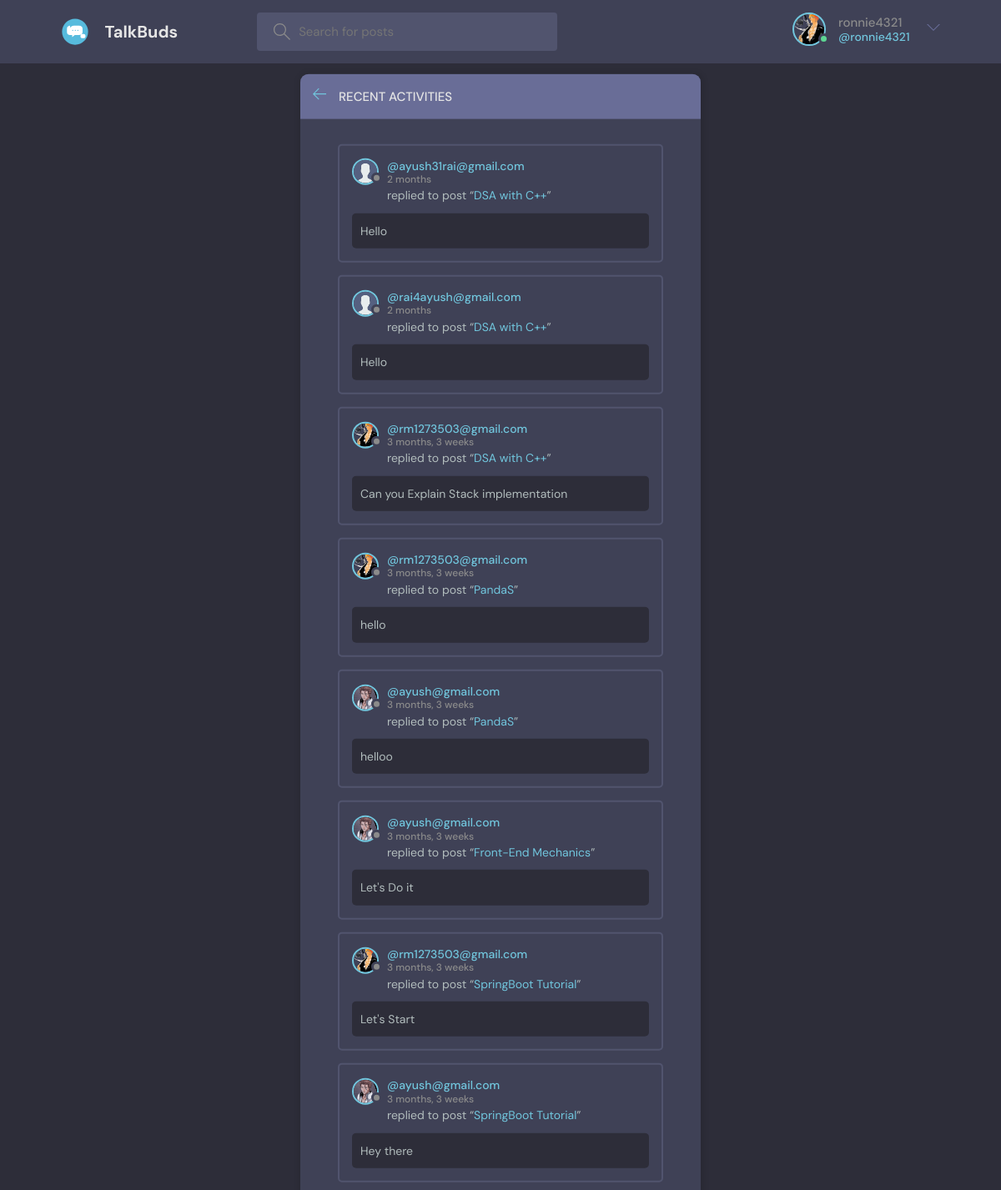
The page /activity/ (signed in) on the database its author committed.
### base/models.py (models this page shows, shortened)
class User(AbstractUser):
    name = models.CharField(max_length=200,null=True)
    email = models.EmailField(unique=True, null=True)
    bio = models.TextField(null=True)
    avatar = models.ImageField(null=True,default="avatar.svg")
    USERNAME_FIELD = 'email'
    REQUIRED_FIELDS = ['username']

class message(models.Model):
    user = models.ForeignKey(User,on_delete=models.CASCADE)
    room = models.ForeignKey(Room, on_delete=models.CASCADE)
    body = models.TextField()
    updated = models.DateTimeField(auto_now= True)
    created = models.DateTimeField(auto_now_add= True)
    class Meta:
        ordering = ['-updated','-created']

class Room(models.Model):
    host = models.ForeignKey(User, on_delete= models.SET_NULL, null= True)
    topic = models.ForeignKey(Topic, on_delete= models.SET_NULL, null= True)
    name = models.CharField(max_length=200)
    description = models.TextField(null=True, blank=True)
    participants = models.ManyToManyField(User,related_name='particpants',blank='True')
    updated = models.DateTimeField(auto_now= True)
    created = models.DateTimeField(auto_now_add= True)
    class Meta:
        ordering = ['-updated','-created']
    def __str__(self):
        return self.name

### base/views.py (the view)
# urls.py: path('activity/',Activity,name="activity"),
def Activity(request):
    q = request.GET.get('q') if request.GET.get('q') != None else ''
    rooms = Room.objects.filter(
        Q(topic__name__icontains=q) |
        Q(name__icontains=q) |
        Q(description__icontains=q)
    )
    topics = Topic.objects.all()
    chats = message.objects.all()
    context = {'rooms' : rooms,'topics' : topics, 'chats' : chats}
    return render(request,'base/activity.html',context)

### base/templates/base/activity.html
{%extends 'main.html'%}
{%block content%}
<main class="layout">
    <div class="container">
      <div class="layout__box">
        <div class="layout__boxHeader">
          <div class="layout__boxTitle">
            <a href="{% url 'home' %}">
              <svg version="1.1" xmlns="http://www.w3.org/2000/svg" width="32" height="32" viewBox="0 0 32 32">
                <title>arrow-left</title>
                <path
                  d="M13.723 2.286l-13.723 13.714 13.719 13.714 1.616-1.611-10.96-10.96h27.625v-2.286h-27.625l10.965-10.965-1.616-1.607z"
                ></path>
              </svg>
            </a>
            <h3>Recent Activities</h3>
          </div>
        </div>
        <div class="activities-page layout__body">
            {% for chat in chats %}
            <div class="activities__box">
              <div class="activities__boxHeader roomListRoom__header">
                <a href="{% url 'profile' chat.user.id %}" class="roomListRoom__author">
                  <div class="avatar avatar--small">
                    <img src="{{chat.user.avatar.url}}" />
                  </div>
                  <p>
                    @{{chat.user}}
                    <span>{{chat.created|timesince}}</span>
                  </p>
                </a>
              </div>
              <div class="activities__boxContent">
                <p>replied to post “<a href="{% url 'room' chat.room.id %}">{{chat.room}}</a>”</p>
                <div class="activities__boxRoomContent">
                    {{chat.body}}
                </div>
              </div>
            </div>
            {% endfor %}
        </div>
      </div>
    </div>
  </main>
  {% endblock %}

### templates/navbar.html (shortened to what this page needs)
{% load static %}
<header class="header header--loggedIn">
    <div class="container">
        <a href="{% url 'home' %}" class="header__logo">
            <img src="{% static 'images/logos.svg' %}" />
            <h1>TalkBuds</h1>
        </a>
        <form class="header__search" method="GET" action="{% url 'home' %}">
            <label>
                <input name="q" placeholder="Search for posts" />
            </label>
        </form>
        <nav class="header__menu">
            {% if request.user.is_authenticated %}
            <div class="header__user">
                <a href="{% url 'profile' request.user.id %}">
                    <div class="avatar avatar--medium active">
                        <img src="{{request.user.avatar.url}}" />
                    </div>
                    <p>{{request.user.username}} <span>@{{request.user.username}}</span></p>
                </a>
                <button class="dropdown-button">
                    <svg version="1.1" xmlns="http://www.w3.org/2000/svg" width="32" height="32" viewBox="0 0 32 32">
                        <title>chevron-down</title>
                        <path d="M16 21l-13-13h-3l16 16 16-16h-3l-13 13z"></path>
                    </svg>
                </button>
            </div>
            {% else %}
            <a href="{% url 'login' %}">
                <img src="{% static 'images/avatar.svg' %}" />
                <p>Login</p>
            </a>
            {% endif %}
        </nav>
    </div>
</header>

### static/styles/style.css (style rules this page uses)
:root { --color-main: #71c6dd; --color-main-light: #e1f6fb; --color-dark: #3f4156; --color-dark-medium: #51546e; --color-dark-light: #696d97; --color-light: #e5e5e5; --color-gray: #8b8b8b; --color-light-gray: #b2bdbd; --color-bg: #2d2d39; --color-success: #5dd693; --color-error: #fc4b0b; }
* { font-family: "DM Sans", -apple-system, BlinkMacSystemFont, "Segoe UI", Roboto, Oxygen, Ubuntu, Cantarell, "Open Sans", "Helvetica Neue", sans-serif; margin: 0; padding: 0; box-sizing: border-box; text-rendering: optimizeLegibility; font-size: inherit; }
html { font-size: 56.25%; }
@media only screen and (min-width: 1200px) { html { font-size: 62.5%; } }
body { line-height: 1.6; font-weight: 400; font-size: 1.5rem; color: var(--color-light-gray); background-color: var(--color-bg); min-height: 100vh; }
img { width: 100%; }
a { display: inline-block; color: var(--color-main); text-decoration: none; }
.container { max-width: 120rem; width: 90%; margin: auto; }
.avatar { position: relative; display: inline-block; border-radius: 50%; border: 2px solid var(--color-main); }
.avatar img { display: block; border-radius: 50%; object-fit: cover; object-position: center; }
.avatar::after { content: ""; display: block; position: absolute; background-color: var(--color-gray); z-index: 111; border-radius: 50%; border: 0.3rem solid var(--color-dark); }
.avatar.active::after { background-color: var(--color-success); }
.avatar.avatar--small img { width: 2.8rem; height: 2.8rem; }
.avatar.avatar--small:after { width: 0.7rem; height: 0.7rem; bottom: 0px; right: -6px; }
.avatar.avatar--medium img { width: 3.6rem; height: 3.6rem; border-radius: 50%; }
.avatar.avatar--medium:after { width: 0.7rem; height: 0.7rem; bottom: 0px; right: -6px; }
.header { padding: 1.5rem; background-color: var(--color-dark); }
.header > .container { display: flex; gap: 9.5rem; }
.header__logo, .header__user { display: flex; gap: 2rem; align-items: center; }
.header__logo > img { height: 3.2rem; width: 3.2rem; }
.header__logo > h1 { font-weight: 700; font-size: 2rem; color: var(--color-light); }
.header__search > label { background-color: var(--color-dark-medium); padding: 1.3rem 1rem; display: flex; align-items: center; gap: 1rem; border-radius: 4px; }
.header__search svg { fill: var(--color-gray); width: 2rem; height: 2rem; margin-left: 1rem; }
.header__search input { width: 30rem; background: transparent; border: none; outline: none; color: var(--color-light); }
.header__menu { margin-left: auto; position: relative; }
.header__menu a { display: flex; gap: 1.5rem; align-items: center; font-weight: 500; text-decoration: none; color: var(--color-gray); }
.header__menu img { height: 3.6rem; }
.header__menu p { line-height: 1.2; }
.header__menu span { color: var(--color-main); font-weight: 500; font-size: 1.4rem; display: block; }
.header__menu svg { width: 1.6rem; height: 1.6rem; fill: var(--color-dark-light); }
.dropdown-button { background: transparent; border: 0; outline: 0; cursor: pointer; }
.layout { margin-top: 2.4rem; }
.layout > .container { display: flex; justify-content: space-between; align-items: flex-start; }
.layout__box { width: 90%; max-width: 48rem; min-height: 40rem; position: absolute; top: 50%; left: 50%; transform: translate(-50%, -46%); background-color: var(--color-dark); border-radius: 1rem; box-shadow: 1px 1px 6px 3px rgba(0, 0, 0, 0.1); overflow: hidden; }
.layout__boxHeader { display: flex; padding: 1.5rem; background-color: var(--color-dark-light); }
.layout__boxTitle { display: flex; gap: 1.5rem; align-items: center; }
.layout__boxTitle h3 { text-transform: uppercase; font-weight: 500; color: var(--color-light); }
.layout__boxTitle svg { width: 1.6rem; height: 1.6rem; fill: var(--color-main); }
.layout__body { margin: 3rem; }
.roomListRoom__header { display: flex; justify-content: space-between; align-items: center; }
.roomListRoom__author { font-weight: 500; display: flex; align-items: center; gap: 1rem; }
.activities__box { margin: 1.5rem; padding: 1.5rem; border: 2px solid var(--color-dark-medium); border-radius: 5px; }
.activities__boxHeader p { font-size: 1.4rem; line-height: 1.3; }
.activities__boxHeader p span { color: var(--color-gray); font-size: 1.2rem; display: block; }
.activities__boxContent { margin-left: 4.2rem; }
.activities__boxContent { font-size: 1.4rem; }
.activities__boxRoomContent { background: var(--color-bg); padding: 1rem; border-radius: 5px; margin-top: 1rem; margin-left: -4.2rem; }

### rows shown on the page
User: user.avatar (picture), user.username "ronnie4321"
message: user.avatar (placeholder picture), user "ayush31rai@gmail.com", created "2 months", room "DSA with C++", body "Hello"
message: user.avatar (placeholder picture), user "rai4ayush@gmail.com", created "2 months", room "DSA with C++", body "Hello"
message: user.avatar (picture), user "rm1273503@gmail.com", created "3 months, 3 weeks", room "DSA with C++", body "Can you Explain Stack implementation"
message: user.avatar (picture), user "rm1273503@gmail.com", created "3 months, 3 weeks", room "PandaS", body "hello"
message: user.avatar (picture), user "ayush@gmail.com", created "3 months, 3 weeks", room "PandaS", body "helloo"
message: user.avatar (picture), user "ayush@gmail.com", created "3 months, 3 weeks", room "Front-End Mechanics", body "Let's Do it"
message: user.avatar (picture), user "rm1273503@gmail.com", created "3 months, 3 weeks", room "SpringBoot Tutorial", body "Let's Start"
message: user.avatar (picture), user "ayush@gmail.com", created "3 months, 3 weeks", room "SpringBoot Tutorial", body "Hey there"
